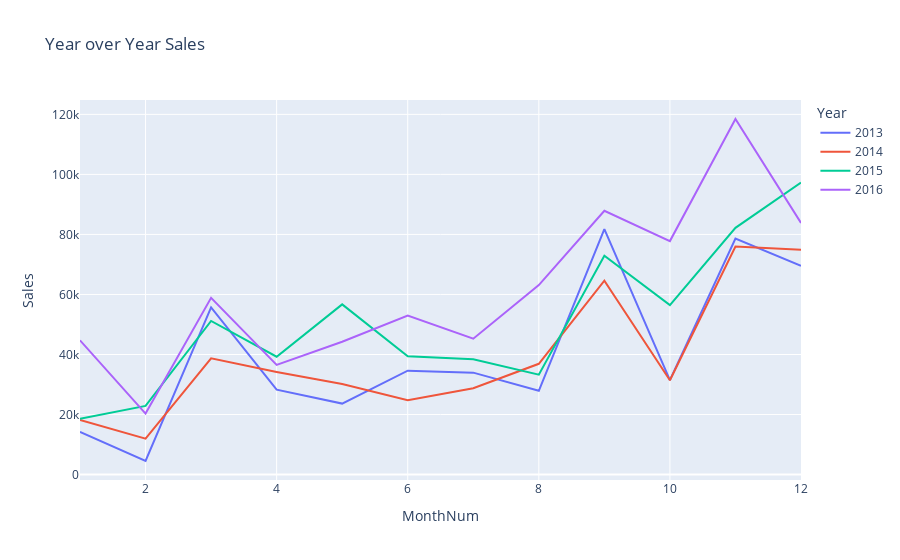

Notebook code for this chart:
### Code cell
#probably easier to just show years as seperate lines

fig=px.line(annual_sales,
           x='MonthNum',
           y='Sales',
           title='Year over Year Sales',
           color="Year")
fig.show()

### Figure 1 — Plotly figure (JSON) as saved in the notebook; plotly's stock layout.template omitted (floating-point values rounded to 4 significant figures)
{"data": [{"hovertemplate": "Year=2013<br>MonthNum=%{x}<br>Sales=%{y}<extra></extra>", "legendgroup": "2013", "line": {"color": "#636efa", "dash": "solid"}, "marker": {"symbol": "circle"}, "mode": "lines", "name": "2013", "orientation": "v", "showlegend": true, "type": "scatter", "x": [1, 2, 3, 4, 5, 6, 7, 8, 9, 10, 11, 12], "xaxis": "x", "y": [14239, 4518, 55689, 28296, 23649, 34598, 33948, 27907, 81781, 31449, 78634, 69543], "yaxis": "y"}, {"hovertemplate": "Year=2014<br>MonthNum=%{x}<br>Sales=%{y}<extra></extra>", "legendgroup": "2014", "line": {"color": "#EF553B", "dash": "solid"}, "marker": {"symbol": "circle"}, "mode": "lines", "name": "2014", "orientation": "v", "showlegend": true, "type": "scatter", "x": [1, 2, 3, 4, 5, 6, 7, 8, 9, 10, 11, 12], "xaxis": "x", "y": [18172, 11954, 38731, 34195, 30136, 24800, 28767, 36898, 64602, 31406, 75979, 74923], "yaxis": "y"}, {"hovertemplate": "Year=2015<br>MonthNum=%{x}<br>Sales=%{y}<extra></extra>", "legendgroup": "2015", "line": {"color": "#00cc96", "dash": "solid"}, "marker": {"symbol": "circle"}, "mode": "lines", "name": "2015", "orientation": "v", "showlegend": true, "type": "scatter", "x": [1, 2, 3, 4, 5, 6, 7, 8, 9, 10, 11, 12], "xaxis": "x", "y": [18548, 22868, 51184, 39254, 56693, 39437, 38440, 33271, 72917, 56468, 82194, 97248], "yaxis": "y"}, {"hovertemplate": "Year=2016<br>MonthNum=%{x}<br>Sales=%{y}<extra></extra>", "legendgroup": "2016", "line": {"color": "#ab63fa", "dash": "solid"}, "marker": {"symbol": "circle"}, "mode": "lines", "name": "2016", "orientation": "v", "showlegend": true, "type": "scatter", "x": [1, 2, 3, 4, 5, 6, 7, 8, 9, 10, 11, 12], "xaxis": "x", "y": [44709, 20306, 58882, 36525, 44260, 52984, 45266, 63130, 87882, 77785, 118457, 83831], "yaxis": "y"}], "layout": {"legend": {"title": {"text": "Year"}, "tracegroupgap": 0}, "title": {"text": "Year over Year Sales"}, "xaxis": {"anchor": "y", "domain": [0, 1], "title": {"text": "MonthNum"}}, "yaxis": {"anchor": "x", "domain": [0, 1], "title": {"text": "Sales"}}}}
